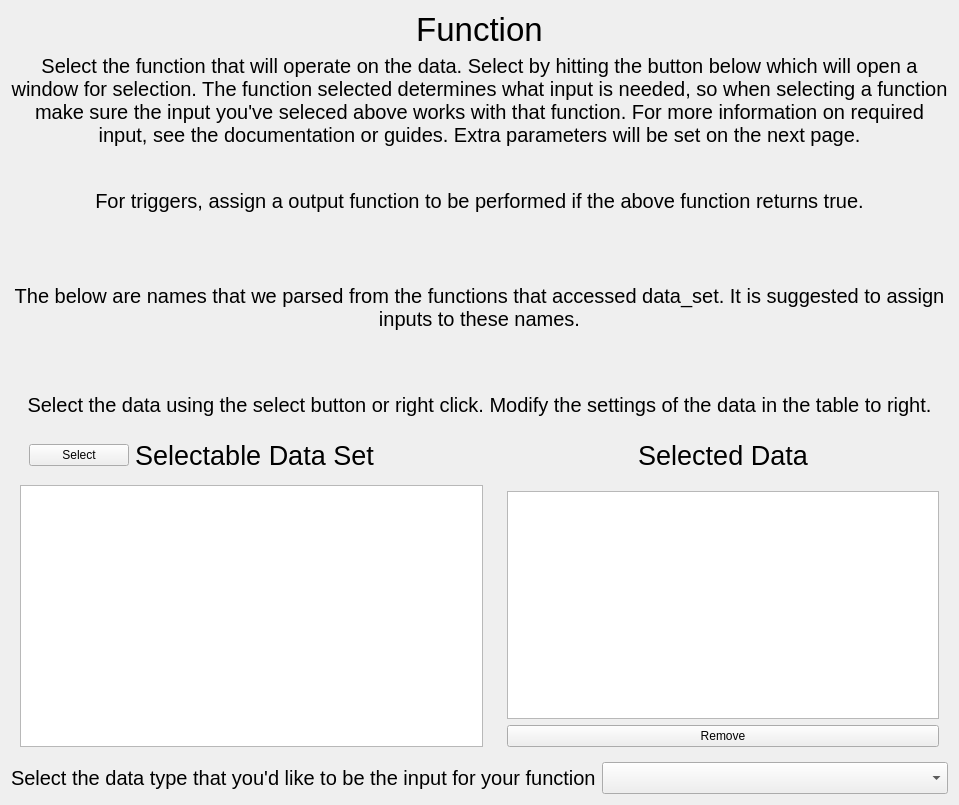
<?xml version="1.0" encoding="UTF-8"?>
<ui version="4.0">
 <class>CreateFunctionAction</class>
 <widget class="QWidget" name="CreateFunctionAction">
  <property name="geometry">
   <rect>
    <x>0</x>
    <y>0</y>
    <width>959</width>
    <height>805</height>
   </rect>
  </property>
  <property name="windowTitle">
   <string>CreateFunctionAction</string>
  </property>
  <layout class="QVBoxLayout" name="verticalLayout">
   <item>
    <widget class="QLabel" name="label_4">
     <property name="font">
      <font>
       <pointsize>25</pointsize>
      </font>
     </property>
     <property name="text">
      <string>Function</string>
     </property>
     <property name="alignment">
      <set>Qt::AlignCenter</set>
     </property>
    </widget>
   </item>
   <item>
    <widget class="QWidget" name="function_box_widget" native="true">
     <property name="sizePolicy">
      <sizepolicy hsizetype="Preferred" vsizetype="Preferred">
       <horstretch>0</horstretch>
       <verstretch>1</verstretch>
      </sizepolicy>
     </property>
     <layout class="QVBoxLayout" name="verticalLayout_5">
      <property name="leftMargin">
       <number>0</number>
      </property>
      <property name="topMargin">
       <number>0</number>
      </property>
      <property name="rightMargin">
       <number>0</number>
      </property>
      <property name="bottomMargin">
       <number>0</number>
      </property>
      <item>
       <widget class="QWidget" name="calc_func_box" native="true">
        <property name="sizePolicy">
         <sizepolicy hsizetype="Preferred" vsizetype="Preferred">
          <horstretch>0</horstretch>
          <verstretch>4</verstretch>
         </sizepolicy>
        </property>
        <layout class="QVBoxLayout" name="verticalLayout_7">
         <property name="leftMargin">
          <number>0</number>
         </property>
         <property name="topMargin">
          <number>0</number>
         </property>
         <property name="rightMargin">
          <number>0</number>
         </property>
         <property name="bottomMargin">
          <number>0</number>
         </property>
         <item>
          <widget class="QLabel" name="calc_func_label">
           <property name="sizePolicy">
            <sizepolicy hsizetype="Preferred" vsizetype="Preferred">
             <horstretch>0</horstretch>
             <verstretch>2</verstretch>
            </sizepolicy>
           </property>
           <property name="font">
            <font>
             <pointsize>15</pointsize>
            </font>
           </property>
           <property name="text">
            <string>Select the function that will operate on the data. Select by hitting the button below which will open a window for selection. The function selected determines what input is needed, so when selecting a function make sure the input you've seleced above works with that function. For more information on required input, see the documentation or guides. Extra parameters will be set on the next page.</string>
           </property>
           <property name="alignment">
            <set>Qt::AlignCenter</set>
           </property>
           <property name="wordWrap">
            <bool>true</bool>
           </property>
          </widget>
         </item>
         <item>
          <widget class="QWidget" name="calcFuncWidget" native="true">
           <layout class="QHBoxLayout" name="horizontalLayout_2"/>
          </widget>
         </item>
        </layout>
       </widget>
      </item>
      <item>
       <widget class="QWidget" name="triggerWidget" native="true">
        <property name="sizePolicy">
         <sizepolicy hsizetype="Preferred" vsizetype="Preferred">
          <horstretch>0</horstretch>
          <verstretch>4</verstretch>
         </sizepolicy>
        </property>
        <layout class="QVBoxLayout" name="verticalLayout_4">
         <property name="leftMargin">
          <number>0</number>
         </property>
         <property name="topMargin">
          <number>0</number>
         </property>
         <property name="rightMargin">
          <number>0</number>
         </property>
         <property name="bottomMargin">
          <number>0</number>
         </property>
         <item>
          <widget class="QLabel" name="label_6">
           <property name="font">
            <font>
             <pointsize>15</pointsize>
            </font>
           </property>
           <property name="text">
            <string>For triggers, assign a output function to be performed if the above function returns true.</string>
           </property>
           <property name="alignment">
            <set>Qt::AlignCenter</set>
           </property>
           <property name="wordWrap">
            <bool>true</bool>
           </property>
          </widget>
         </item>
         <item>
          <widget class="QWidget" name="outputFuncWidget" native="true">
           <layout class="QHBoxLayout" name="horizontalLayout_3"/>
          </widget>
         </item>
        </layout>
       </widget>
      </item>
      <item>
       <widget class="QWidget" name="suggested_data_box_widget" native="true">
        <property name="sizePolicy">
         <sizepolicy hsizetype="Preferred" vsizetype="Maximum">
          <horstretch>0</horstretch>
          <verstretch>1</verstretch>
         </sizepolicy>
        </property>
        <layout class="QVBoxLayout" name="verticalLayout_6">
         <property name="spacing">
          <number>-1</number>
         </property>
         <property name="leftMargin">
          <number>0</number>
         </property>
         <property name="topMargin">
          <number>0</number>
         </property>
         <property name="rightMargin">
          <number>0</number>
         </property>
         <property name="bottomMargin">
          <number>0</number>
         </property>
         <item>
          <widget class="QLabel" name="label">
           <property name="sizePolicy">
            <sizepolicy hsizetype="Preferred" vsizetype="Preferred">
             <horstretch>0</horstretch>
             <verstretch>0</verstretch>
            </sizepolicy>
           </property>
           <property name="font">
            <font>
             <pointsize>15</pointsize>
            </font>
           </property>
           <property name="text">
            <string>The below are names that we parsed from the functions that accessed data_set. It is suggested to assign inputs to these names.</string>
           </property>
           <property name="alignment">
            <set>Qt::AlignCenter</set>
           </property>
           <property name="wordWrap">
            <bool>true</bool>
           </property>
          </widget>
         </item>
         <item>
          <widget class="QListWidget" name="suggested_data_set">
           <property name="sizePolicy">
            <sizepolicy hsizetype="Expanding" vsizetype="Preferred">
             <horstretch>0</horstretch>
             <verstretch>0</verstretch>
            </sizepolicy>
           </property>
           <property name="minimumSize">
            <size>
             <width>0</width>
             <height>0</height>
            </size>
           </property>
           <property name="maximumSize">
            <size>
             <width>0</width>
             <height>50</height>
            </size>
           </property>
           <property name="editTriggers">
            <set>QAbstractItemView::NoEditTriggers</set>
           </property>
           <property name="selectionMode">
            <enum>QAbstractItemView::NoSelection</enum>
           </property>
           <property name="flow">
            <enum>QListView::LeftToRight</enum>
           </property>
          </widget>
         </item>
        </layout>
       </widget>
      </item>
     </layout>
    </widget>
   </item>
   <item>
    <widget class="QLabel" name="data_set_label">
     <property name="font">
      <font>
       <pointsize>15</pointsize>
      </font>
     </property>
     <property name="text">
      <string>Select the data using the select button or right click. Modify the settings of the data in the table to right.</string>
     </property>
     <property name="alignment">
      <set>Qt::AlignCenter</set>
     </property>
     <property name="wordWrap">
      <bool>true</bool>
     </property>
    </widget>
   </item>
   <item>
    <widget class="QWidget" name="widget" native="true">
     <property name="sizePolicy">
      <sizepolicy hsizetype="Preferred" vsizetype="Preferred">
       <horstretch>0</horstretch>
       <verstretch>1</verstretch>
      </sizepolicy>
     </property>
     <layout class="QHBoxLayout" name="horizontalLayout">
      <property name="leftMargin">
       <number>0</number>
      </property>
      <property name="topMargin">
       <number>0</number>
      </property>
      <property name="rightMargin">
       <number>0</number>
      </property>
      <property name="bottomMargin">
       <number>0</number>
      </property>
      <item>
       <widget class="QWidget" name="widget_2" native="true">
        <layout class="QVBoxLayout" name="verticalLayout_3">
         <item>
          <widget class="QWidget" name="widget_5" native="true">
           <layout class="QHBoxLayout" name="horizontalLayout_6">
            <property name="topMargin">
             <number>8</number>
            </property>
            <property name="bottomMargin">
             <number>8</number>
            </property>
            <item>
             <widget class="QPushButton" name="select_button">
              <property name="minimumSize">
               <size>
                <width>100</width>
                <height>0</height>
               </size>
              </property>
              <property name="maximumSize">
               <size>
                <width>100</width>
                <height>16777215</height>
               </size>
              </property>
              <property name="text">
               <string>Select</string>
              </property>
             </widget>
            </item>
            <item>
             <widget class="QLabel" name="label_2">
              <property name="font">
               <font>
                <pointsize>20</pointsize>
               </font>
              </property>
              <property name="text">
               <string>Selectable Data Set</string>
              </property>
              <property name="alignment">
               <set>Qt::AlignCenter</set>
              </property>
             </widget>
            </item>
            <item>
             <spacer name="horizontalSpacer">
              <property name="orientation">
               <enum>Qt::Horizontal</enum>
              </property>
              <property name="sizeType">
               <enum>QSizePolicy::Maximum</enum>
              </property>
              <property name="sizeHint" stdset="0">
               <size>
                <width>100</width>
                <height>20</height>
               </size>
              </property>
             </spacer>
            </item>
           </layout>
          </widget>
         </item>
         <item>
          <widget class="QGraphicsView" name="graphics_view"/>
         </item>
        </layout>
       </widget>
      </item>
      <item>
       <widget class="QWidget" name="widget_3" native="true">
        <layout class="QVBoxLayout" name="verticalLayout_2">
         <item>
          <widget class="QWidget" name="widget_6" native="true">
           <layout class="QHBoxLayout" name="horizontalLayout_7">
            <property name="topMargin">
             <number>8</number>
            </property>
            <property name="bottomMargin">
             <number>8</number>
            </property>
            <item>
             <widget class="QLabel" name="label_3">
              <property name="font">
               <font>
                <pointsize>20</pointsize>
                <bold>false</bold>
               </font>
              </property>
              <property name="text">
               <string>Selected Data</string>
              </property>
              <property name="alignment">
               <set>Qt::AlignCenter</set>
              </property>
             </widget>
            </item>
           </layout>
          </widget>
         </item>
         <item>
          <widget class="QWidget" name="widget_4" native="true">
           <layout class="QHBoxLayout" name="horizontalLayout_4">
            <property name="spacing">
             <number>0</number>
            </property>
            <property name="leftMargin">
             <number>0</number>
            </property>
            <property name="topMargin">
             <number>0</number>
            </property>
            <property name="rightMargin">
             <number>0</number>
            </property>
            <property name="bottomMargin">
             <number>0</number>
            </property>
           </layout>
          </widget>
         </item>
         <item>
          <widget class="QTableView" name="selected_table_view">
           <property name="acceptDrops">
            <bool>true</bool>
           </property>
           <property name="showDropIndicator" stdset="0">
            <bool>true</bool>
           </property>
           <property name="dragEnabled">
            <bool>true</bool>
           </property>
           <property name="dragDropMode">
            <enum>QAbstractItemView::DropOnly</enum>
           </property>
           <property name="defaultDropAction">
            <enum>Qt::MoveAction</enum>
           </property>
           <attribute name="verticalHeaderVisible">
            <bool>false</bool>
           </attribute>
          </widget>
         </item>
         <item>
          <widget class="QPushButton" name="removeButton">
           <property name="text">
            <string>Remove</string>
           </property>
          </widget>
         </item>
        </layout>
       </widget>
      </item>
     </layout>
    </widget>
   </item>
   <item>
    <widget class="QWidget" name="data_type_box" native="true">
     <layout class="QHBoxLayout" name="horizontalLayout_5">
      <property name="leftMargin">
       <number>0</number>
      </property>
      <property name="topMargin">
       <number>0</number>
      </property>
      <property name="rightMargin">
       <number>0</number>
      </property>
      <property name="bottomMargin">
       <number>0</number>
      </property>
      <item>
       <widget class="QLabel" name="label_5">
        <property name="font">
         <font>
          <pointsize>15</pointsize>
         </font>
        </property>
        <property name="text">
         <string>Select the data type that you'd like to be the input for your function</string>
        </property>
       </widget>
      </item>
      <item>
       <widget class="QComboBox" name="dataTypeCombo">
        <property name="font">
         <font>
          <pointsize>15</pointsize>
         </font>
        </property>
       </widget>
      </item>
     </layout>
    </widget>
   </item>
  </layout>
 </widget>
 <resources/>
 <connections/>
</ui>
